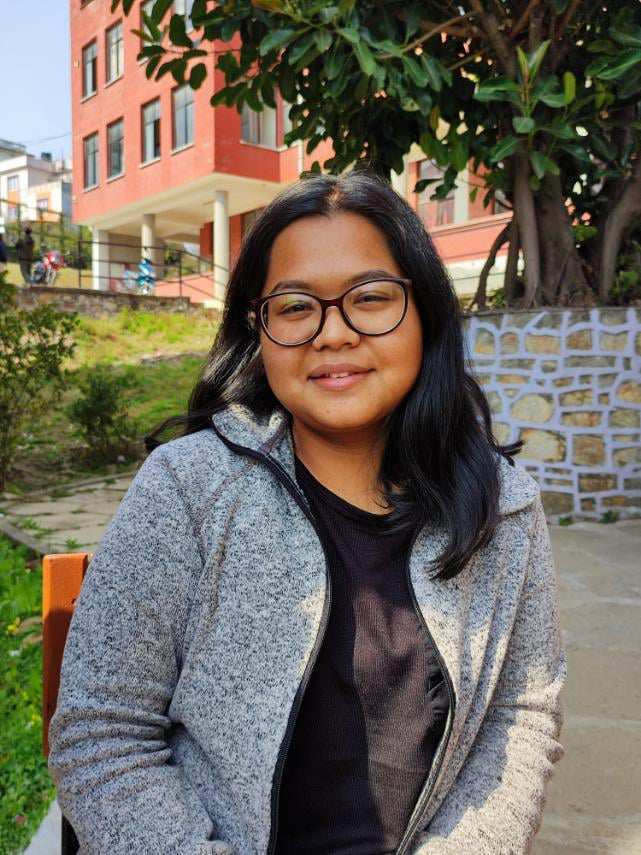
#> input picture FaceNet/img1.jpg, 641 x 855 px, found by its file name
$ python -i indofacenet_1photo.py   (imports and definitions only)
#> lines starting #> are read from the running program, lines starting #| are printed output that depends on the picture
import os
from PIL import Image
from numpy import asarray
from numpy import expand_dims
import numpy as np
import cv2
from keras_facenet import FaceNet

# Load Haar Cascade Classifier for face detection
HaarCascade = cv2.CascadeClassifier(cv2.samples.findFile(cv2.data.haarcascades + 'haarcascade_frontalface_default.xml'))

# Load FaceNet model using keras_facenet
# [1 line that did not run here, left out]

def generate_face_signature(image_path):
    # Read the image using OpenCV
    gbr1 = cv2.imread(image_path)
#> gbr1 is the input picture: shape (855, 641, 3); mean B, G, R 93.7, 105.1, 112.6

    # Detect faces in the image using Haar Cascade
    faces = HaarCascade.detectMultiScale(gbr1, 1.1, 4)
#> faces = [[434, 236, 56, 56], [234, 222, 201, 201]]

    if len(faces) > 0:
        x1, y1, width, height = faces[0]
#> x1 = 434; y1 = 236; width = 56; height = 56
    else:
        raise ValueError("No face detected in the image.")

    x1, y1 = abs(x1), abs(y1)
    x2, y2 = x1 + width, y1 + height
#> x2 = 490; y2 = 292

    # Convert the image from OpenCV format to PIL format
    gbr = cv2.cvtColor(gbr1, cv2.COLOR_BGR2RGB)
    gbr = Image.fromarray(gbr)
    gbr_array = asarray(gbr)

    # Extract and resize the face region
    face = gbr_array[y1:y2, x1:x2]
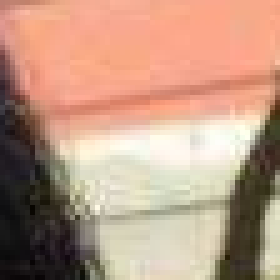
#> face: shape (56, 56, 3) (shown 5 times larger); mean R, G, B 190, 153.3, 132.3
    face = Image.fromarray(face)
    face = face.resize((160, 160))
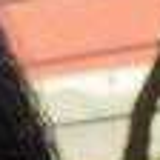
#> face: PIL image 160x160 RGB; mean R, G, B 190, 153.3, 132.3
    face = asarray(face)

    # Expand dimensions to match FaceNet input
    face = expand_dims(face, axis=0)

    # Get face embedding using FaceNet
    signature = MyFaceNet.embeddings(face)

    return signature

# Path to the image to be processed
image_path = r'C:\Users\uSer\Desktop\Major\FaceNet\img1.jpg'

# Generate and print the face signature
# [1 line that did not run here, left out]
# [1 line not run here, left out]

>>> result = generate_face_signature('img1.jpg')
#> (the run stopped early here; a loop or call above may not have finished)

$ run again, on FaceNet/img2.jpg
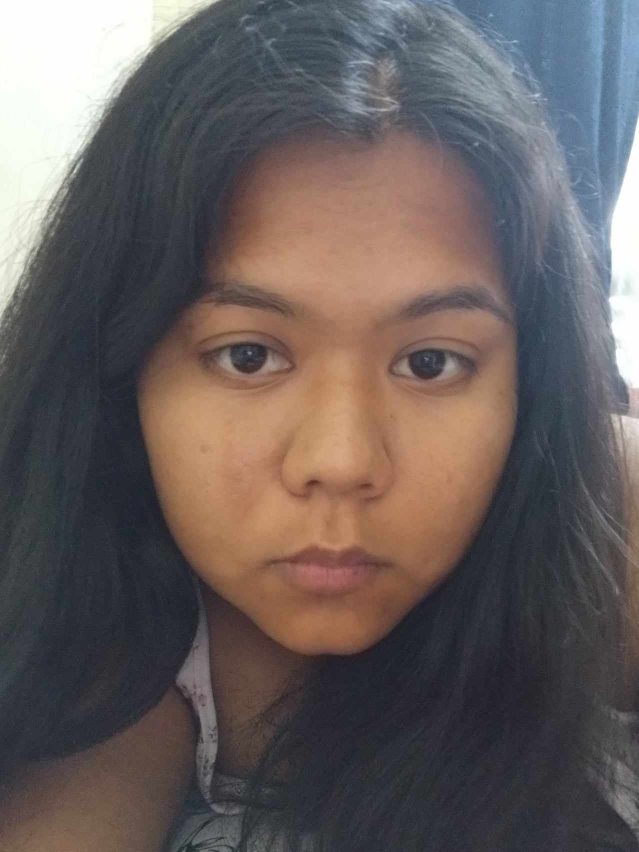
#> input picture FaceNet/img2.jpg, 1278 x 1704 px (shown at 1/2 size)
#> faces = ()
#> in generate_face_signature, gbr1 is the input picture: shape (1704, 1278, 3); mean B, G, R 92.9, 93.9, 102.9
#> faces = [[399, 1438, 45, 45], [234, 374, 889, 889]]
#> x1 = 399; y1 = 1438; width = 45
#> x2 = 444; y2 = 1483
#> in generate_face_signature (call 2), `face = gbr_array[y1:y2, x1:x2]`:
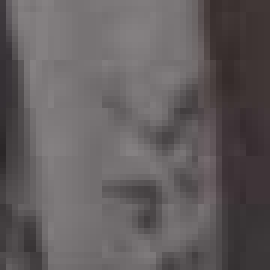
#> face: shape (45, 45, 3) (shown 6 times larger); mean R, G, B 98.4, 93.1, 94.2

$ run again, on FaceNet/img3.jpg
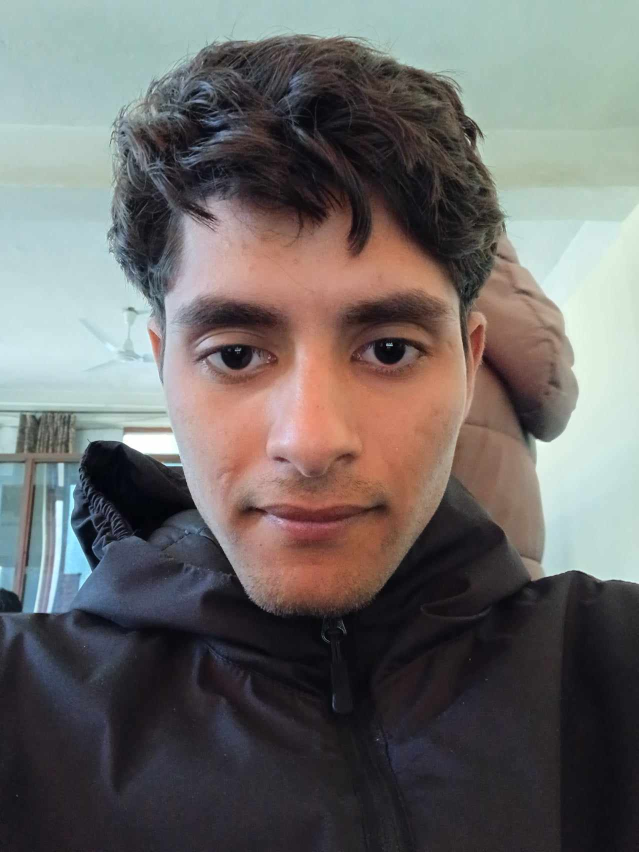
#> input picture FaceNet/img3.jpg, 1278 x 1704 px (shown at 1/2 size)
#> faces = ()
#> in generate_face_signature, gbr1 is the input picture: shape (1704, 1278, 3); mean B, G, R 103.9, 105.6, 108.5
#> faces = [[210, 366, 854, 854]]
#> x1 = 210; y1 = 366; width = 854
#> x2 = 1064; y2 = 1220
#> in generate_face_signature (call 2), `face = gbr_array[y1:y2, x1:x2]`:
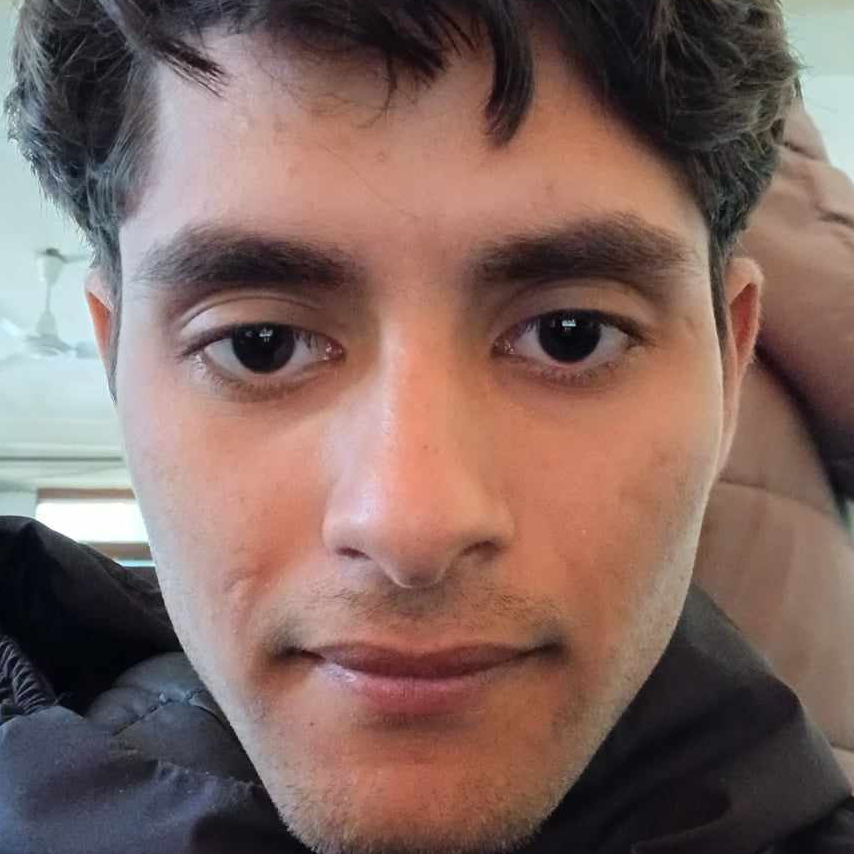
#> face: shape (854, 854, 3); mean R, G, B 127.9, 102.4, 95.9

$ run again, on FaceNet/img4.jpg
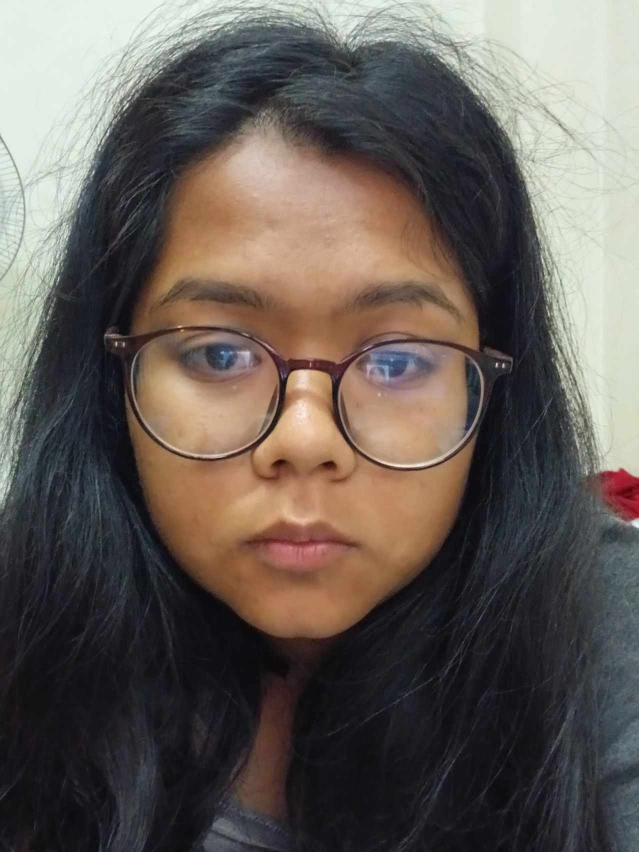
#> input picture FaceNet/img4.jpg, 1278 x 1704 px (shown at 1/2 size)
#> faces = ()
#> in generate_face_signature, gbr1 is the input picture: shape (1704, 1278, 3); mean B, G, R 87.1, 92.9, 101.1
#> faces = [[464, 1543, 100, 100], [157, 336, 900, 900]]
#> x1 = 464; y1 = 1543; width = 100
#> x2 = 564; y2 = 1643
#> in generate_face_signature (call 2), `face = gbr_array[y1:y2, x1:x2]`:
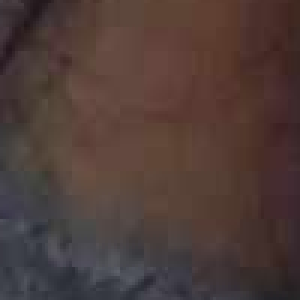
#> face: shape (100, 100, 3) (shown 3 times larger); mean R, G, B 78.5, 60.3, 56.3
